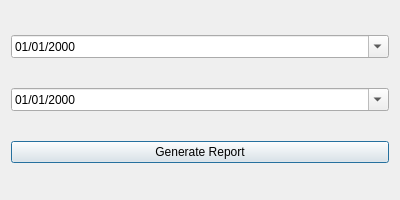
<?xml version="1.0" encoding="UTF-8"?>
<ui version="4.0">
 <class>ReportDialog</class>
 <widget class="QDialog" name="ReportDialog">
  <property name="geometry">
   <rect>
    <x>0</x>
    <y>0</y>
    <width>400</width>
    <height>200</height>
   </rect>
  </property>
  <property name="windowTitle">
   <string>Generate Report</string>
  </property>
  <layout class="QVBoxLayout" name="verticalLayout">
   <item>
    <widget class="QDateEdit" name="startDateEdit">
     <property name="calendarPopup">
      <bool>true</bool>
     </property>
     <property name="displayFormat">
      <string>dd/MM/yyyy</string>
     </property>
    </widget>
   </item>
   <item>
    <widget class="QDateEdit" name="endDateEdit">
     <property name="calendarPopup">
      <bool>true</bool>
     </property>
     <property name="displayFormat">
      <string>dd/MM/yyyy</string>
     </property>
    </widget>
   </item>
   <item>
    <widget class="QPushButton" name="generateButton">
     <property name="text">
      <string>Generate Report</string>
     </property>
    </widget>
   </item>
  </layout>
 </widget>
 <resources/>
 <connections/>
</ui>
